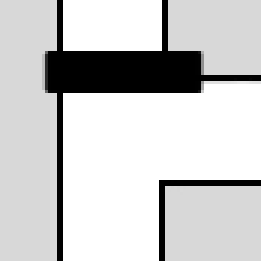
//> input picture maps/free-space-poly-white.pgm, 87 x 87 px (shown 3 times larger)
$ ./main   (built with g++ and OpenCV 4)
//> lines starting //> are read from the running program, lines starting //| are printed output that depends on the picture; after the words box and inside, x2 and y2 are one past the last pixel; in counts of white or black regions, pixels touching at a corner belong together
#include <iostream>
#include <vector>
#include <cmath>
#include <opencv2/opencv.hpp>

// Converts degrees to radians.
#define degreesToRadians(angleDegrees) (angleDegrees * M_PI / 180.0)
// Converts radians to degrees.
#define radiansToDegrees(angleRadians) (angleRadians * 180.0 / M_PI)

// Define grid parameters
const int gridSize = 50;
const double occupancyMax = 1.0;
const int npts = 10;  // Number of points to calculate
const int HCnpts = 8;  // Number of points to calculate
const double tau_obs = 0.8;  // Threshold for occupied cells
const double rC = 40;  // Example radius for the line
const double rHC = 6;  // Example radius for the half circle

// Define a structure to represent a point
struct Point {
    int x, y;

    Point(int x = 0.0, int y = 0.0) : x(x), y(y) {}
};

// Line equation given an angle and origin
std::vector<Point> line(double angle, Point origin, double radius) {
    std::vector<Point> points;
    for (double r = 1.0; r <= radius; r += 1.0) {
        int x = static_cast<int>(origin.x + r * cos((angle)));
        int y = static_cast<int>(origin.y + r * sin((angle)));
        points.push_back(Point(x, y));
    }
    return points;
}

// Half circle given an angle and origin
std::vector<Point> halfCircle(double angle, Point origin, double radius) {
    std::vector<Point> points;
    double start_angle = angle - M_PI/2;
    double end_angle = angle + M_PI/2;
    for (int i = 0; i < HCnpts; ++i) {
        double a = start_angle + (end_angle - start_angle) * i/HCnpts;
        int x = static_cast<int>(origin.x + radius * cos((a)));
        int y = static_cast<int>(origin.y + radius * sin((a)));
        points.push_back(Point(x, y));
    }
    return points;
}

// Half circle given an angle and origin
std::vector<Point> halfCircleShift(const std::vector<Point>& HCPts, int dx, int dy) {
    std::vector<Point> points;
    for (const Point& p : HCPts) {
        int x = static_cast<int>(p.x+dx);
        int y = static_cast<int>(p.y+dy);
        points.push_back(Point(x, y));
    }
    return points;
}

//Point findCollisionPoint(const std::vector<Point>& Lk, const std::vector<Point>& HCk, const cv::Mat& Pm) {
Point findCollisionPoint(const std::vector<Point>& Lk, std::vector<Point>& HCk, cv::Mat Pm) { // for visualization only
    Point collisionPoint;
    Point pprev = Lk[0];
    cv::Mat Pm_dummy = Pm.clone();

    bool found = false;
    // opencv are reversed
    for (const Point& p : Lk) {
            cv::circle(Pm_dummy, cv::Point(p.x, p.y), 1, cv::Scalar(255, 0, 0), -1);  // -1 means to fill the point
        }
    static int img_count = 0;
    for (const Point &p: Lk) {
        // deltas for shifting circle
        int dx = p.x - pprev.x;
        int dy = p.y - pprev.y;
        if (found) {
            break;
        }
        for (const Point &q: HCk) {
            int qx = static_cast<int>(q.x);
            int qy = static_cast<int>(q.y); // opencv are reversed for visualization only
            std::cout << qy << " " << qx << std::endl;
            cv::circle(Pm_dummy, cv::Point(q.x, q.y), 1, cv::Scalar(0, 255, 0), -1);
            cv::imshow("Point Image", Pm_dummy);
            cv::waitKey(1);
            //Probability of occupancy if grid == 0 not occupied if grid == 255 occupied
            double mean_pix_value = (Pm.at<cv::Vec3b>(qy, qx)[0] + Pm.at<cv::Vec3b>(qy, qx)[1] + Pm.at<cv::Vec3b>(qy, qx)[2])/3.0;
            // opencv are reversed
            if (qy >= 0 && qy < Pm.rows && qx >= 0 && qx < Pm.cols &&
                (mean_pix_value / 255.0) < tau_obs) {
                std::cout << qy << " " << qx << std::endl;
                std::cout << (Pm.at<cv::Vec3b>(qy, qx)) << std::endl;
                cv::circle(Pm_dummy, cv::Point(q.x, q.y), 2, cv::Scalar(0, 0, 255), -1);
                cv::imshow("Point Image", Pm_dummy);
                cv::waitKey(2);
                collisionPoint = q;  // collision cell
                found = true;
                // Save image for visualization
                img_count += 1;
                std::string image_name = "/home/luis/ObstacleAvoidance/tmp/image_" + std::to_string(img_count) + ".png";
                //cv::imwrite(image_name, Pm_dummy);
                //img_count = 0;
                break;
            }
            // Save image for visualization
            img_count += 1;
            std::string image_name = "/home/luis/ObstacleAvoidance/tmp/image_" + std::to_string(img_count) + ".png";
            //cv::imwrite(image_name, Pm_dummy);
        }

        HCk = halfCircleShift(HCk, dx, dy);  // shift HCk
        pprev = p;
    }
    if (!found){
        // last point in Lk and check boundaries
        collisionPoint = Lk.back();
        if (collisionPoint.y > Pm.rows)
            collisionPoint.y = Pm.rows;
        if (collisionPoint.x > Pm.cols)
            collisionPoint.x = Pm.cols;
    }
    return collisionPoint;
}

// Function to calculate the free-space polygon
std::vector<Point> calculateFreeSpacePolygon(Point po, double theta_o, const cv::Mat& Pm) {
    std::vector<Point> P;
    //@TODO convert grid element to distance in m
    std::cout << Pm.at<cv::Vec3b>(po.y, po.x)[0]/255.0 << std::endl; // opencv are reversed

    for (int k = 0; k < npts; ++k) {
        double theta_k = theta_o + M_PI - (2.0 * M_PI * k)/npts;
        std::vector<Point> Lk = line(theta_k, po, rC);
        std::vector<Point> HCk = halfCircle(theta_k, po, rHC);

        // Find the collision point
        cv::Mat Pm_draw = Pm.clone();
        Point collisionPoint = findCollisionPoint(Lk, HCk, Pm_draw);
        P.push_back(collisionPoint); // collision point
    }

    return P;
}

int main(int argc, char** argv) {
    // Load an image map from a file
    cv::Mat map = cv::imread("/home/luis/ObstacleAvoidance/maps/free-space-poly-white.pgm"); // Replace "your_image.jpg" with the path to your image file
//> map is the input picture: 87 rows x 87 cols, CV_8UC3; min 0, max 255, mean 203.1
    // The algorithm for free-space polygon construction can be implemented here
    // Define other algorithm parameters
    Point po(53, 45);  // Example origin point (x, y)
    double theta_o = 0;  // Example initial angle

    // Calculate the free-space polygon
    std::vector<Point> freeSpacePolygon = calculateFreeSpacePolygon(po, theta_o, map);
//| 1
//> freeSpacePolygon = 10 items

    // Print the resulting free-space polygon points
    // draw init point in map
    cv::circle(map, cv::Point(po.x, po.y), 2, cv::Scalar(255, 0, 0), -1);  // -1 means to fill the point
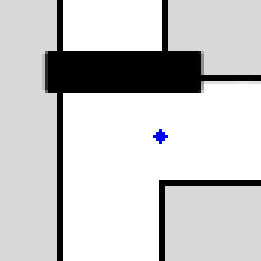
//> map: 87 rows x 87 cols, CV_8UC3 (shown 3 times larger); 0.17% of pixels changed, all inside (x1, y1, x2, y2) = (51, 43, 56, 48)
    for (const Point& p : freeSpacePolygon) {
        std::cout << "x: " << p.y << ", y: " << p.x << std::endl;
        cv::circle(map, cv::Point(p.x, p.y), 1, cv::Scalar(0, 0, 255), -1);  // -1 means to fill the point
    }
//> this loop made 10 passes
//| x: 47, y: 20
//| x: 65, y: 20
//| x: 60, y: 53
//| x: 60, y: 57
//| x: 60, y: 70
//| x: 45, y: 87
//| x: 30, y: 63
//| x: 30, y: 53
//> (output is shown up to pass 8 of 10)
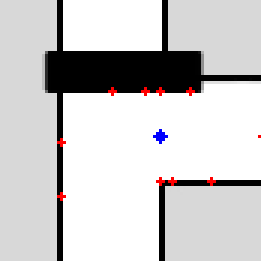
//> map: 87 rows x 87 cols, CV_8UC3 (shown 3 times larger); 0.61% of pixels changed, all inside (x1, y1, x2, y2) = (19, 29, 87, 67)

    // Draw a line connecting each point
    for (int i = 0; i < freeSpacePolygon.size() - 1; ++i) {
        cv::line(map, cv::Point(freeSpacePolygon[i].x, freeSpacePolygon[i].y), cv::Point(freeSpacePolygon[i + 1].x, freeSpacePolygon[i + 1].y), cv::Scalar(0, 255, 0), 1);
    }
//> this loop made 9 passes
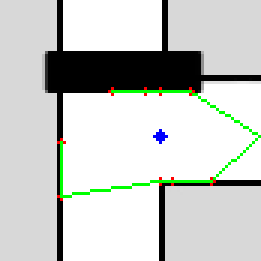
//> map: 87 rows x 87 cols, CV_8UC3 (shown 3 times larger); 1.77% of pixels changed, all inside (x1, y1, x2, y2) = (20, 30, 87, 66)
    // connect last point
    cv::line(map, cv::Point(freeSpacePolygon.back().x, freeSpacePolygon.back().y), cv::Point(freeSpacePolygon[0].x, freeSpacePolygon[0].y), cv::Scalar(0, 255, 0), 1);
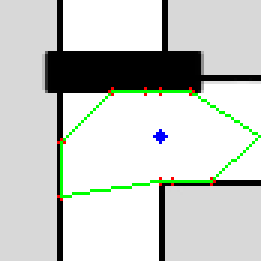
//> map: 87 rows x 87 cols, CV_8UC3 (shown 3 times larger); 0.21% of pixels changed, all inside (x1, y1, x2, y2) = (21, 31, 37, 47)

    cv::imshow("Point Image", map);
    cv::waitKey(0);
    std::string image_name = "/home/luis/ObstacleAvoidance/free-space-poly-white.png";
    //resize map to 220x220
    cv::resize(map, map, cv::Size(220, 220));
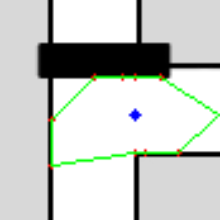
//> map: 220 rows x 220 cols, CV_8UC3; mean B, G, R 199.9, 204.5, 200.2
    cv::imwrite(image_name, map);

    return 0;
}
